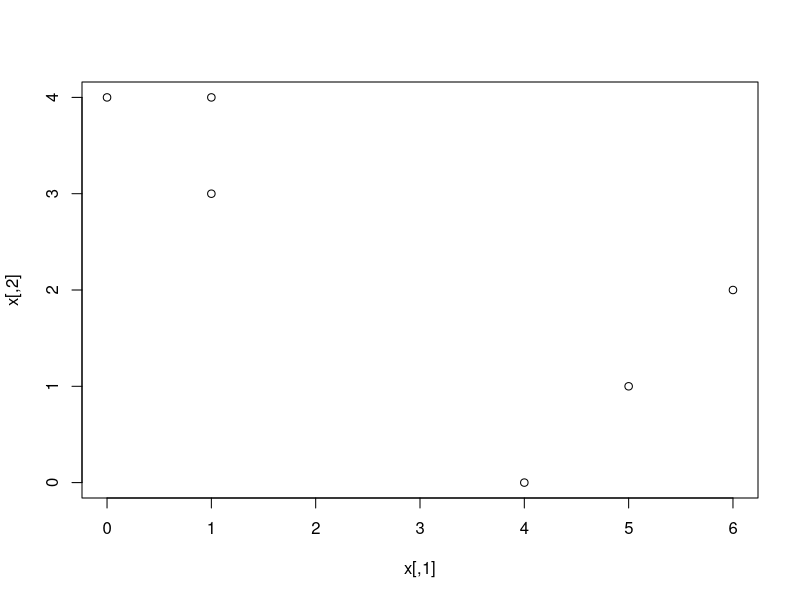
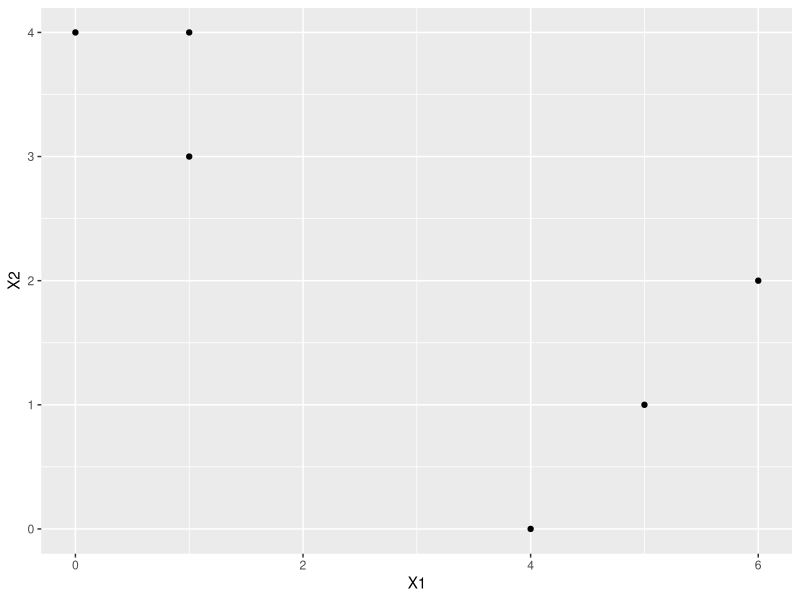
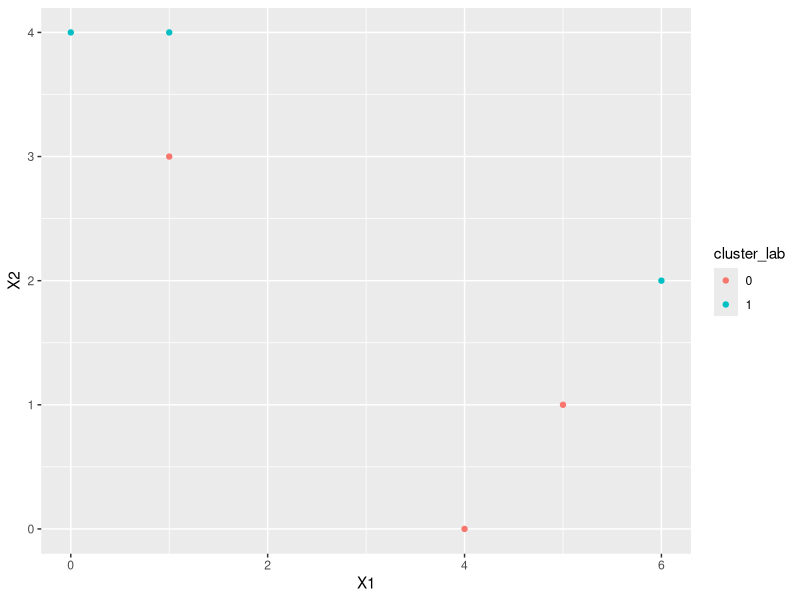

Generate these figures, in order, with R:
## ---- chunk 1
knitr::opts_chunk$set(echo = TRUE)
setwd("~/Documents/GitHub/problem-set-4")
library(ggplot2)
library(tidyverse)

## ---- chunk 2
x <- cbind(c(1, 1, 0, 5, 6, 4), c(4, 3, 4, 1, 2, 0))

#1 Plot the observations
plot(x)
df <- data.frame(x)

ggplot(df)+
  geom_point(aes(x=X1, y=X2))
## ---- chunk 3
set.seed(246810)
cluster_lab <- as.factor(sample(c(0,1), size = nrow(x), replace = TRUE))

df$cluster_lab = cluster_lab

ggplot(df)+
  geom_point(aes(x=X1, y=X2, color = cluster_lab))

